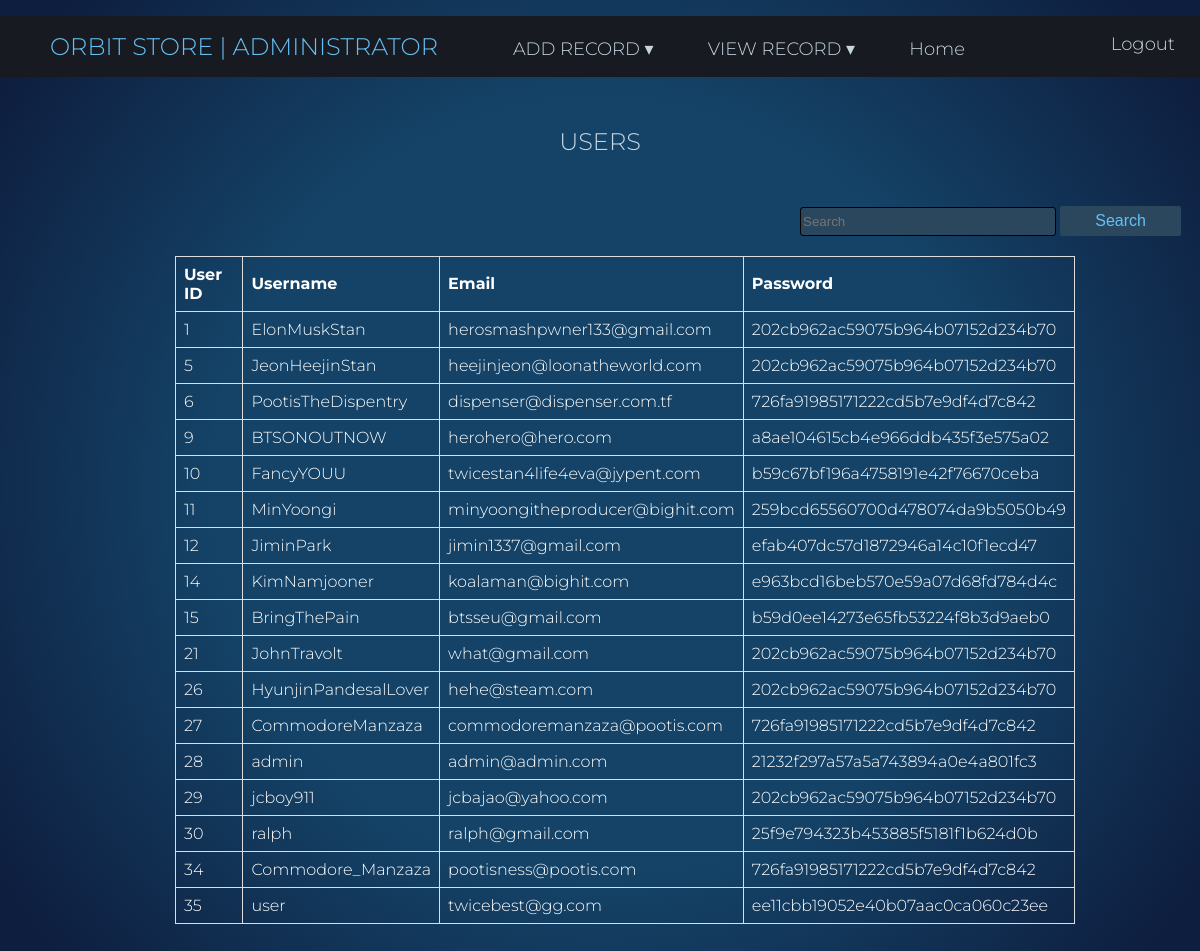
Screenshot of /SampleCrud/viewUsers.php with the database file from the repository.
### tables this page shows
CREATE TABLE `users` (
  `UserID` int(11) NOT NULL,
  `username` varchar(100) NOT NULL,
  `email` varchar(100) NOT NULL,
  `password` varchar(100) NOT NULL
);

### SampleCrud/viewUsers.php (the view, shortened to what this page needs)
<?php include('dbconnector.php');
include('../server.php'); ?>
<!DOCTYPE html>
<html>
<head>
	<link rel="stylesheet" type="text/css" href="stylexs.css"/>
</head>
<body>
	<div>
		 <ul>
		 	<li style="color: #66c0f4; margin-left: 50px;margin-right: 50px"><h2>ORBIT Store | Administrator</h2>
        <li>
            <a href="#">ADD RECORD &#9662;</a>
        </li>
        <li>
            <a href="#">VIEW RECORD &#9662;</a>
        </li>
        <li><a href="../home.php">Home</a></li>
        <li style="float:right">
			<a href="../home.php?logout='1'">Logout</a></li>
    </ul>
			</div>
<div id="invtitle">
			<h2 style="color:#c7d5e0 "> Users</h2>
		</div>
<form method="POST" action="viewUsers.php">
			<input id="txtfld1" type="text" name="searchUser" placeholder="Search" style="width: 250px; margin-bottom: 20px; margin-left: 800px;">
			<button type="submit" name="searchBtn1" class="button1">Search</button>
		</form>
		<?php
	if (isset($_POST['searchBtn1'])) {
		?>
		<div class="designedtext">
	<table style="margin-left: 175px; color: white;">
		<thead>
			<tr>
				<th>User ID</th>
				<th>Username</th>
				<th>Email</th>
				<th>Password</th>
			</tr>
		</thead>
		<?php
			$searchQuery = $_POST['searchUser'];
	$searchQuery = htmlspecialchars($searchQuery);
	$SQLsearchQuery = ("SELECT * FROM users
            WHERE (`UserID` LIKE '%".$searchQuery."%') OR (`username` LIKE '%".$searchQuery."%') OR (`email` LIKE '%".$searchQuery."%')") or die(mysql_error());
	$searchResults = $dbcon->query($SQLsearchQuery);
	if ($searchResults->num_rows>0){
		while ($searchRow = $searchResults->fetch_assoc()) {
		?>
		<tbody>
			<tr>
				<td><?php echo $searchRow['UserID']; ?></td>
				<td><?php echo $searchRow['username']; ?></td>
				<td><?php echo $searchRow['email']; ?></td>
				<td><?php echo $searchRow['password']; ?></td>
			</tr>
		</tbody>
	<?php }}} else{ ?>
<div class="designedtext">
	<table style="margin-left: 175px; color: white;">
		<thead>
			<tr>
				<th>User ID</th>
				<th>Username</th>
				<th>Email</th>
				<th>Password</th>
			</tr>
		</thead>
		<?php
			$sql = "SELECT * from users";
			$result = $dbcon->query($sql);
			if ($result->num_rows>0){
				while ($row = $result -> fetch_assoc()) {
		?>
		<tbody>
			<tr>
				<td><?php echo $row['UserID']; ?></td>
				<td><?php echo $row['username']; ?></td>
				<td><?php echo $row['email']; ?></td>
				<td><?php echo $row['password']; ?></td>
			</tr>
		</tbody>
	<?php }}}?>
	</table>
</div>
</body>
</html>

### SampleCrud/stylexs.css (style rules this page uses)
body { background: rgb(20,67,103); background: radial-gradient(circle, rgba(20,67,103,1) 50%, rgba(14,30,63,1) 93%); font-family: 'Lora', serif; margin: 0; padding: 0; }
h1, h2, h3, h4, h5, h6 { font-family: 'Montserrat', sans-serif; font-weight: 300; text-transform: uppercase; }
a { font-family: 'Montserrat', sans-serif; font-weight: 300; color: #66c0f4; }
ul { padding: 0; list-style: none; background: #171a21; }
ul li { display: inline-block; position: relative; line-height: 21px; text-align: left; }
ul li a { font-size: 18px; display: block; padding: 8px 25px; color: #c7d5e0; margin-top: 10px; text-decoration: none; }
table { border-collapse: collapse; width: 75%; margin-bottom: 50px; }
td, th { border: 1px solid #dddddd; text-align: left; padding: 8px; }
.button1 { background-color: #2a475e; border: none; color: #66c0f4; padding: 6px 35px; text-align: center; font-size: 16px; border-radius: 2px; transition-duration: 0.4s; }
.designedtext { font-family: 'Montserrat', sans-serif; font-weight: 300; }
#txtfld1 { background-color:#2a475e; height: 25px; border-style:groove; border-radius: 3px; color: white; border-style:groove; border: 1px solid black; }
#invtitle { text-align: center; margin: 50px; }

### rows the page displays
users: UserID "1", username "ElonMuskStan", email "herosmashpwner133@gmail.com", password "202cb962ac59075b964b07152d234b70"
users: UserID "5", username "JeonHeejinStan", email "heejinjeon@loonatheworld.com", password "202cb962ac59075b964b07152d234b70"
users: UserID "6", username "PootisTheDispentry", email "dispenser@dispenser.com.tf", password "726fa91985171222cd5b7e9df4d7c842"
users: UserID "9", username "BTSONOUTNOW", email "herohero@hero.com", password "a8ae104615cb4e966ddb435f3e575a02"
users: UserID "10", username "FancyYOUU", email "twicestan4life4eva@jypent.com", password "b59c67bf196a4758191e42f76670ceba"
users: UserID "11", username "MinYoongi", email "minyoongitheproducer@bighit.com", password "259bcd65560700d478074da9b5050b49"
users: UserID "12", username "JiminPark", email "jimin1337@gmail.com", password "efab407dc57d1872946a14c10f1ecd47"
users: UserID "14", username "KimNamjooner", email "koalaman@bighit.com", password "e963bcd16beb570e59a07d68fd784d4c"
users: UserID "15", username "BringThePain", email "btsseu@gmail.com", password "b59d0ee14273e65fb53224f8b3d9aeb0"
users: UserID "21", username "JohnTravolt", email "what@gmail.com", password "202cb962ac59075b964b07152d234b70"
users: UserID "26", username "HyunjinPandesalLover", email "hehe@steam.com", password "202cb962ac59075b964b07152d234b70"
users: UserID "27", username "CommodoreManzaza", email "commodoremanzaza@pootis.com", password "726fa91985171222cd5b7e9df4d7c842"
users: UserID "28", username "admin", email "admin@admin.com", password "21232f297a57a5a743894a0e4a801fc3"
users: UserID "29", username "jcboy911", email "jcbajao@yahoo.com", password "202cb962ac59075b964b07152d234b70"
users: UserID "30", username "ralph", email "ralph@gmail.com", password "25f9e794323b453885f5181f1b624d0b"
users: UserID "34", username "Commodore_Manzaza", email "pootisness@pootis.com", password "726fa91985171222cd5b7e9df4d7c842"
users: UserID "35", username "user", email "twicebest@gg.com", password "ee11cbb19052e40b07aac0ca060c23ee"
